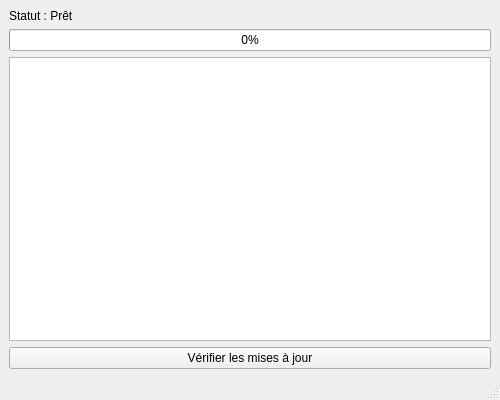
<?xml version="1.0" encoding="UTF-8"?>
<ui version="4.0">
 <class>MainWindow</class>
 <widget class="QMainWindow" name="MainWindow">
  <property name="geometry">
   <rect>
    <x>0</x>
    <y>0</y>
    <width>500</width>
    <height>400</height>
   </rect>
  </property>
  <property name="windowTitle">
   <string>Mise à jour</string>
  </property>
  <widget class="QWidget" name="centralwidget">
   <layout class="QVBoxLayout" name="verticalLayout">
    <item>
     <widget class="QLabel" name="statusLabel">
      <property name="text">
       <string>Statut : Prêt</string>
      </property>
     </widget>
    </item>
    <item>
     <widget class="QProgressBar" name="progressBar">
      <property name="value">
       <number>0</number>
      </property>
     </widget>
    </item>
    <item>
     <widget class="QTextEdit" name="logTextEdit">
      <property name="readOnly">
       <bool>true</bool>
      </property>
     </widget>
    </item>
    <item>
     <widget class="QPushButton" name="checkUpdateButton">
      <property name="text">
       <string>Vérifier les mises à jour</string>
      </property>
     </widget>
    </item>
   </layout>
  </widget>
  <widget class="QMenuBar" name="menubar">
   <property name="geometry">
    <rect>
     <x>0</x>
     <y>0</y>
     <width>500</width>
     <height>22</height>
    </rect>
   </property>
  </widget>
  <widget class="QStatusBar" name="statusbar"/>
 </widget>
 <resources/>
 <connections/>
</ui>
